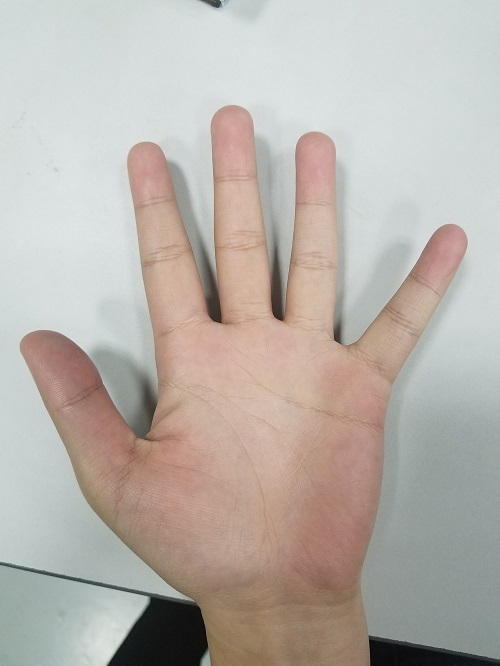
#> input picture cwwhand.jpg, 500 x 666 px
$ python 21_Outline.py   (older library calls are emulated)
#> lines starting #> are read from the running program, lines starting #| are printed output that depends on the picture; after the words box and inside, x2 and y2 are one past the last pixel; in counts of white or black regions, pixels touching at a corner belong together
#> further down, src is the input picture: shape (666, 500, 3); mean B, G, R 171, 177.7, 184.8
import cv2 as cv


def contours(img):
    dst = cv.GaussianBlur(img, (3, 3), 0)
    # 转换为灰度图像
    gray = cv.cvtColor(dst, cv.COLOR_RGB2GRAY)
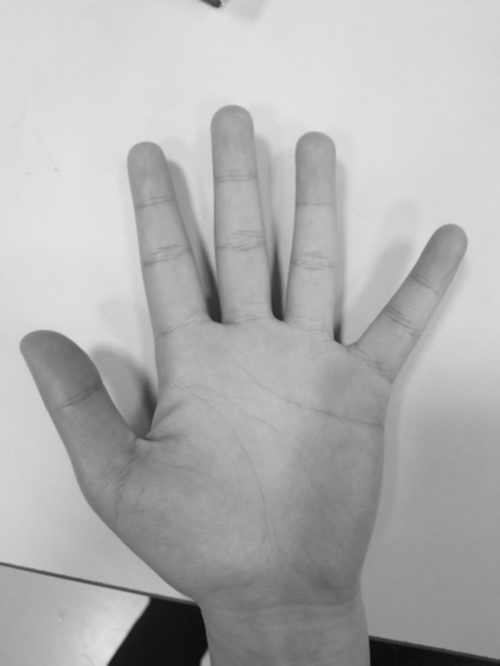
#> gray: shape (666, 500); min 10, max 228, mean 176.5
    # 转换为二值图像
    ret, binary = cv.threshold(gray, 0, 255, cv.THRESH_BINARY | cv.THRESH_OTSU)
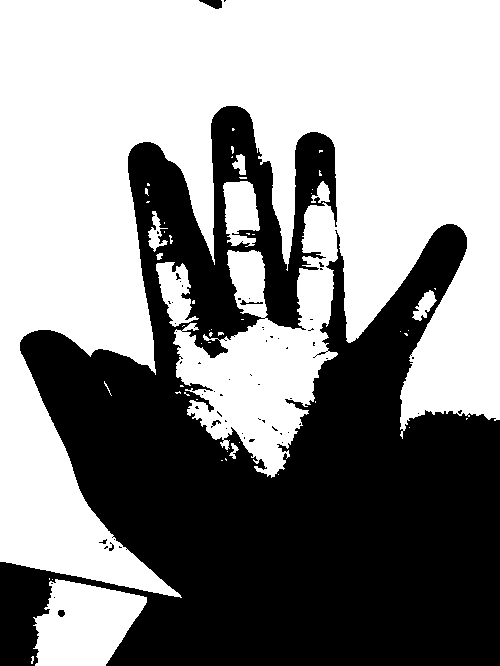
#> binary: shape (666, 500); 55.8% white; 62 black regions (56 under 20 px)
#> ret = 172
    cv.imshow("bi", binary)

    cloneImg, contours, heriachy = cv.findContours(binary, cv.RETR_EXTERNAL, cv.CHAIN_APPROX_SIMPLE)
#> contours = 55 contours, 45 with area under 20; largest, box (x1, y1, x2, y2) and area: (0, 0, 500, 598) 171540, (33, 579, 147, 666) 6825, (223, 181, 260, 247) 1672, (156, 262, 199, 327) 1434, (412, 290, 437, 321) 318; heriachy = 55 rows, first 6: [1, -1, -1, -1], [2, 0, -1, -1], [3, 1, -1, -1], [4, 2, -1, -1], [5, 3, -1, -1], [6, 4, -1, -1]
    for i, contour in enumerate(contours):
        cv.drawContours(img, contours, i, (0, 0, 255), 2)
#> this loop made 55 passes
#> contour on passes 3, 4, 5, 6, 7, 8, 10, 11, 12, 13, 14, 17: [[52, 579]], [[49, 578], [49, 579]], [[278, 474]], [[221, 460], [222, 460]], [[225, 458], [225, 459], [226, 460], [226, 459]], [[227, 451]], [[239, 442]], [[409, 427]], [[466, 418], [466, 419], [467, 418]], [[315, 401], [315, 402]], [[196, 399], [197, 399]], [[180, 385], [180, 386], [183, 386], [182, 385]]
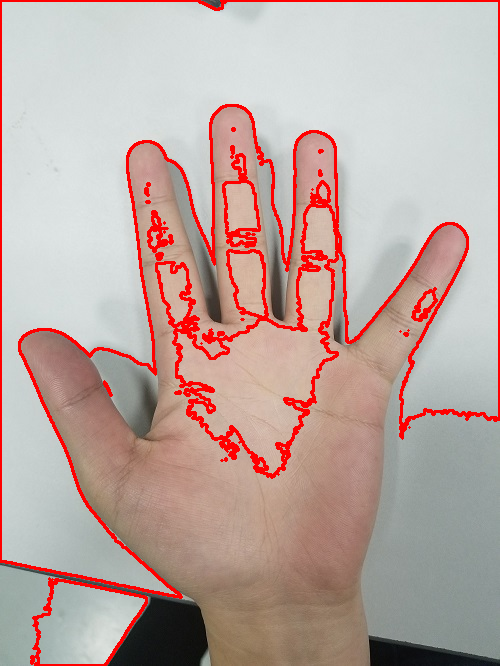
#> img: shape (666, 500, 3); 6.45% of pixels changed, all inside (x1, y1, x2, y2) = (0, 0, 500, 666)
    cv.imshow("contpurs", img)

    print(contours)
#> (printed output is left out)


src = cv.imread('cwwhand.jpg')
cv.imshow('def', src)
contours(src)
cv.waitKey(0)
cv.destroyAllWindows()

$ run again, with templatematch.jpg copied over cwwhand.jpg
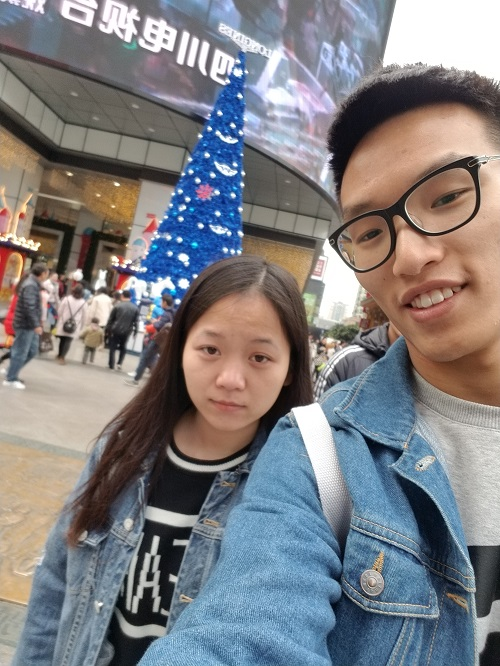
#> input picture templatematch.jpg, 500 x 666 px
#> src is the input picture: shape (666, 500, 3); mean B, G, R 129.8, 126.7, 127.7
#> in contours, `ret, binary = cv.threshold(gray, 0, 255, cv.THRESH_BINARY | cv.THRESH_..`:
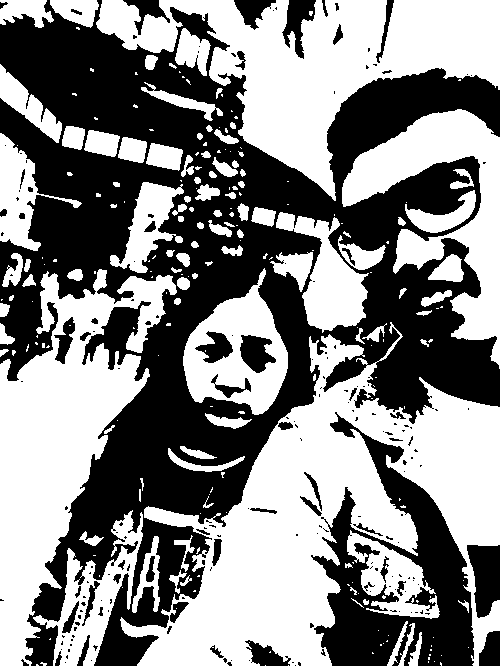
#> binary: shape (666, 500); 52.6% white; 193 black regions (139 under 20 px)
#> ret = 125
#> contours = 227 contours, 143 with area under 20; largest, box (x1, y1, x2, y2) and area: (120, 322, 500, 666) 52442, (96, 0, 500, 201) 31453, (0, 269, 177, 666) 28728, (342, 109, 500, 369) 13692, (183, 268, 288, 415) 9043; heriachy = 227 rows, first 6: [1, -1, -1, -1], [2, 0, -1, -1], [3, 1, -1, -1], [4, 2, -1, -1], [5, 3, -1, -1], [6, 4, -1, -1]
#> the loop in contours, `for i, contour in enumerate(contours):` made 227 passes
#> contour on passes 1 to 3: [[288, 665]], [[265, 665]], [[36, 664], [36, 665], [38, 665], [37, 664]]
#> after the loop in contours, `for i, contour in enumerate(contours):`:
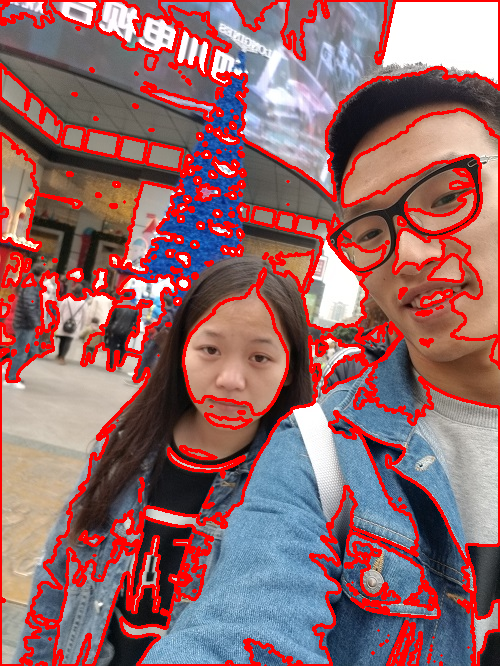
#> img: shape (666, 500, 3); 16.77% of pixels changed, all inside (x1, y1, x2, y2) = (0, 0, 500, 666)
#> (printed output is left out)
